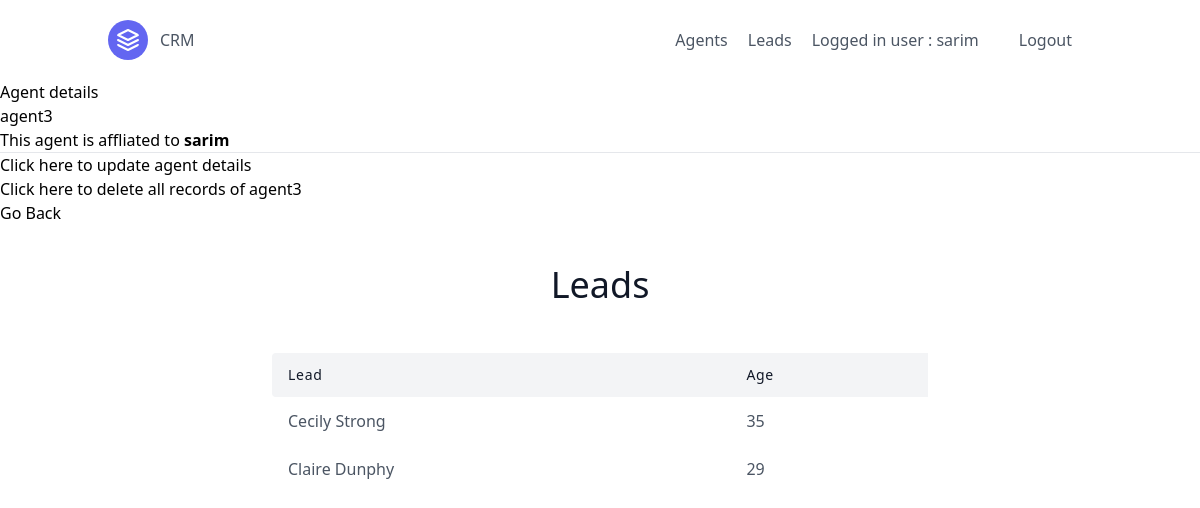
Page /agents/3/ (signed in) on the committed database.
### leads/models.py (models this page shows)
class User(AbstractUser):
    is_organizer = models.BooleanField(default=True)
    is_agent = models.BooleanField(default= False)

class Agent(models.Model):
    user = models.OneToOneField(User, on_delete=models.CASCADE)
    organisation = models.ForeignKey(UserProfile, on_delete=models.CASCADE)
    def __str__(self):
        return self.user.username

class UserProfile(models.Model):
    user = models.OneToOneField(User, on_delete=models.CASCADE)
    def __str__(self):
        return self.user.username

class Lead(models.Model):
    first_name = models.CharField(max_length=25)
    last_name = models.CharField(max_length=25)
    age = models.PositiveIntegerField()
    organisation = models.ForeignKey(UserProfile,  on_delete=models.CASCADE)
    agent = models.ForeignKey("Agent", blank=True, null= True,on_delete=models.SET_NULL)
    def __str__(self):
        return f"{self.first_name} {self.last_name}"

### agents/views.py (the view)
# urls.py: path('<int:pk>/', AgentDetailView.as_view(), name = 'agent-detail'),
class AgentDetailView(LoginAndOrganizerRequiredMixin, DetailView):
    template_name = "agents/agent_detail.html"
    def get_queryset(self):
        agent_organisation = self.request.user.userprofile
        return Agent.objects.filter(organisation = agent_organisation)
    def get_context_data(self, **kwargs):
        context = super(AgentDetailView, self).get_context_data(**kwargs)
        user = self.request.user
        if user.is_organizer:
            queryset = Lead.objects.filter(agent__id = self.object.id).order_by('first_name')
            context.update({"agent_leads" : queryset})
        return context

### agents/mixins.py (called while the page is built)
    def dispatch(self, request, *args, **kwargs):
        if not request.user.is_authenticated or not request.user.is_organizer:
            return redirect("/leads")
        return super().dispatch(request, *args, **kwargs)

### agents/templates/agents/agent_detail.html
{% extends "base.html" %}
{% block content %}
    <h4>Agent details</h4>
    {{object.user.username}}
    <div>This agent is affliated to <strong>{{object.organisation}}</strong></div>
    <hr>
    <p>
        <a href="{% url 'agents:agent-update' object.pk %}">
        Click here to update agent details
        </a>
    </p>
    <p>
        <a href="{% url 'agents:agent-delete' object.pk %}">Click here to delete all records of {{object}}</a>
    </p>
    <p>
        <a href="{% url 'agents:agent-list' %}">Go Back</a>
    </p>
    <div>
        <section class="text-gray-600 body-font">
            <div class="container px-5 py-10 mx-auto">
                <div class="flex flex-col text-center w-full mb-10">
                    <h1 class="sm:text-4xl text-3xl font-medium title-font mb-2 text-gray-900">Leads</h1>
                </div>
                <div class="lg:w-2/3 w-full mx-auto overflow-auto">
                    <table class="table-auto w-full text-left whitespace-no-wrap">
                        <thead>
                            <tr>
                                <th class="px-4 py-3 title-font tracking-wider font-medium text-gray-900 text-sm bg-gray-100 rounded-tl rounded-bl">Lead</th>
                                <th class="px-4 py-3 title-font tracking-wider font-medium text-gray-900 text-sm bg-gray-100">Age</th>
                            </tr>
                        </thead>
                        <tbody>
                        {% for lead in agent_leads %}
                      <tr>
                        <td class="px-4 py-3"><a href="{% url 'leads:lead-detail' lead.pk %}">{{lead}}</a></td>
                        <td class="px-4 py-3">{{lead.age}}</td>
                      </tr>
                      {% endfor %}
                    </tbody>
                  </table>
                </div>
              </div>
            </section>
    </div>
{% endblock content %}

### pages/templates/navbar.html
<header class="text-gray-600 body-font">
    <div class="container mx-auto flex flex-wrap p-5 flex-col md:flex-row items-center">
      <a class="flex title-font font-medium items-center text-gray-900 mb-4 md:mb-0">
        <svg xmlns="http://www.w3.org/2000/svg" fill="none" stroke="currentColor" stroke-linecap="round" stroke-linejoin="round" stroke-width="2" class="w-10 h-10 text-white p-2 bg-indigo-500 rounded-full" viewBox="0 0 24 24">
          <path d="M12 2L2 7l10 5 10-5-10-5zM2 17l10 5 10-5M2 12l10 5 10-5"></path>
        </svg>
        <span class="ml-3 text-xl"><a href="{% url 'landing-view' %}">CRM</a> </span>
      </a>
      <nav class="md:ml-auto flex flex-wrap items-center text-base justify-center">
        {% if request.user.is_organizer %}
        <a href="{% url 'agents:agent-list' %}" class="mr-5 hover:text-gray-900">Agents</a>
        {% endif %}
        <a href="{% url 'leads:lead-list' %}" class="mr-5 hover:text-gray-900">Leads</a>
        {% if request.user.is_authenticated %}
        <a class="mr-10 hover:text-gray-900">Logged in user : {{request.user}}</a>
        <a href="{% url 'logout' %}" class="mr-5 hover:text-gray-900">Logout</a>
        {% else %}
        <a href="{% url 'login' %}" class="mr-5 hover:text-gray-900">Login</a>
        <a href="{% url 'signup' %}" class="mr-5 hover:text-gray-900">Signup</a>
        {% endif %}
      </nav>
    </div>
  </header>

### rows in the picture
User: user "sarim"
Agent: user.username "agent3", organisation "sarim"
Lead: first_name+last_name "Cecily Strong", age "35"
Lead: first_name+last_name "Claire Dunphy", age "29"
